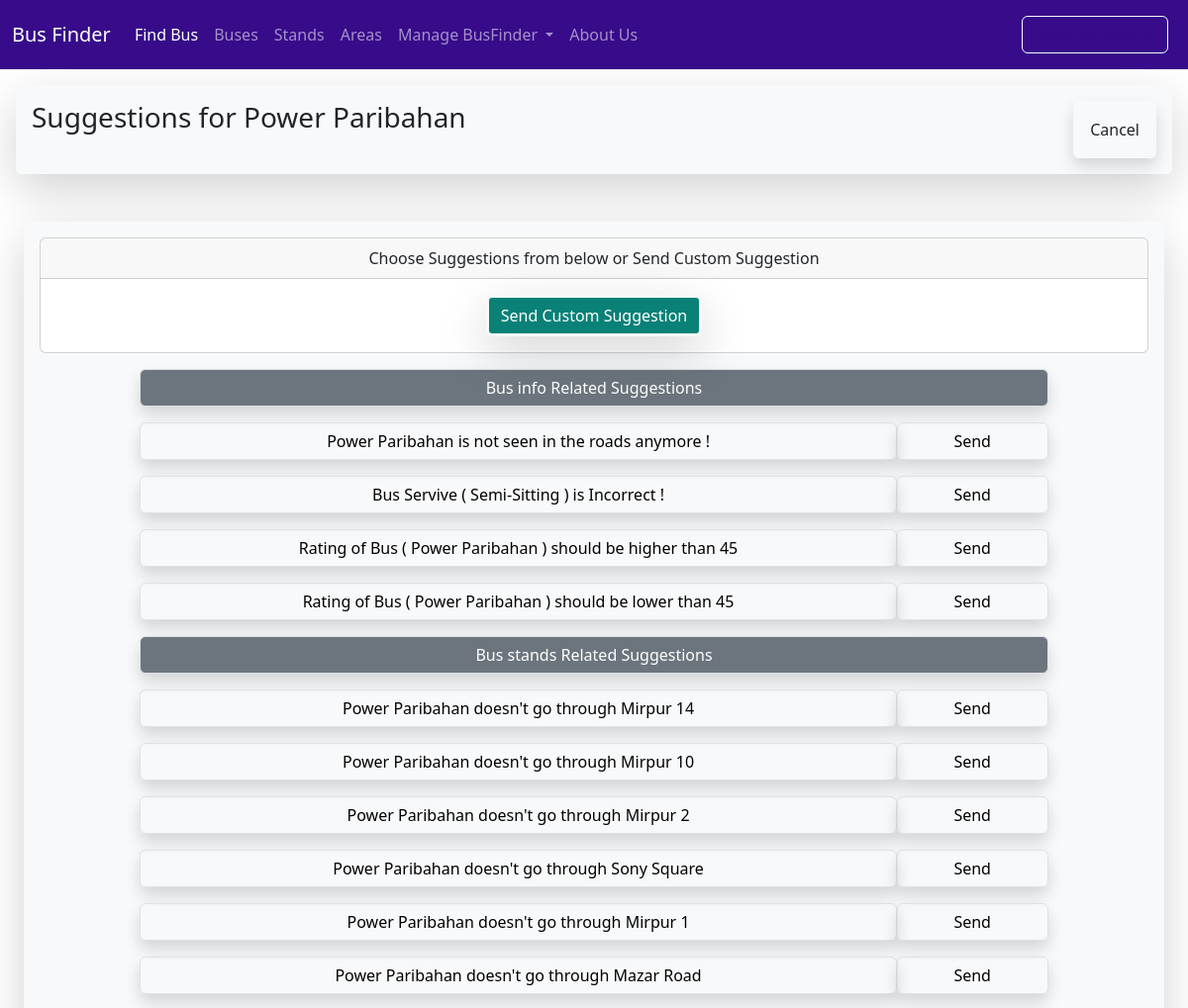
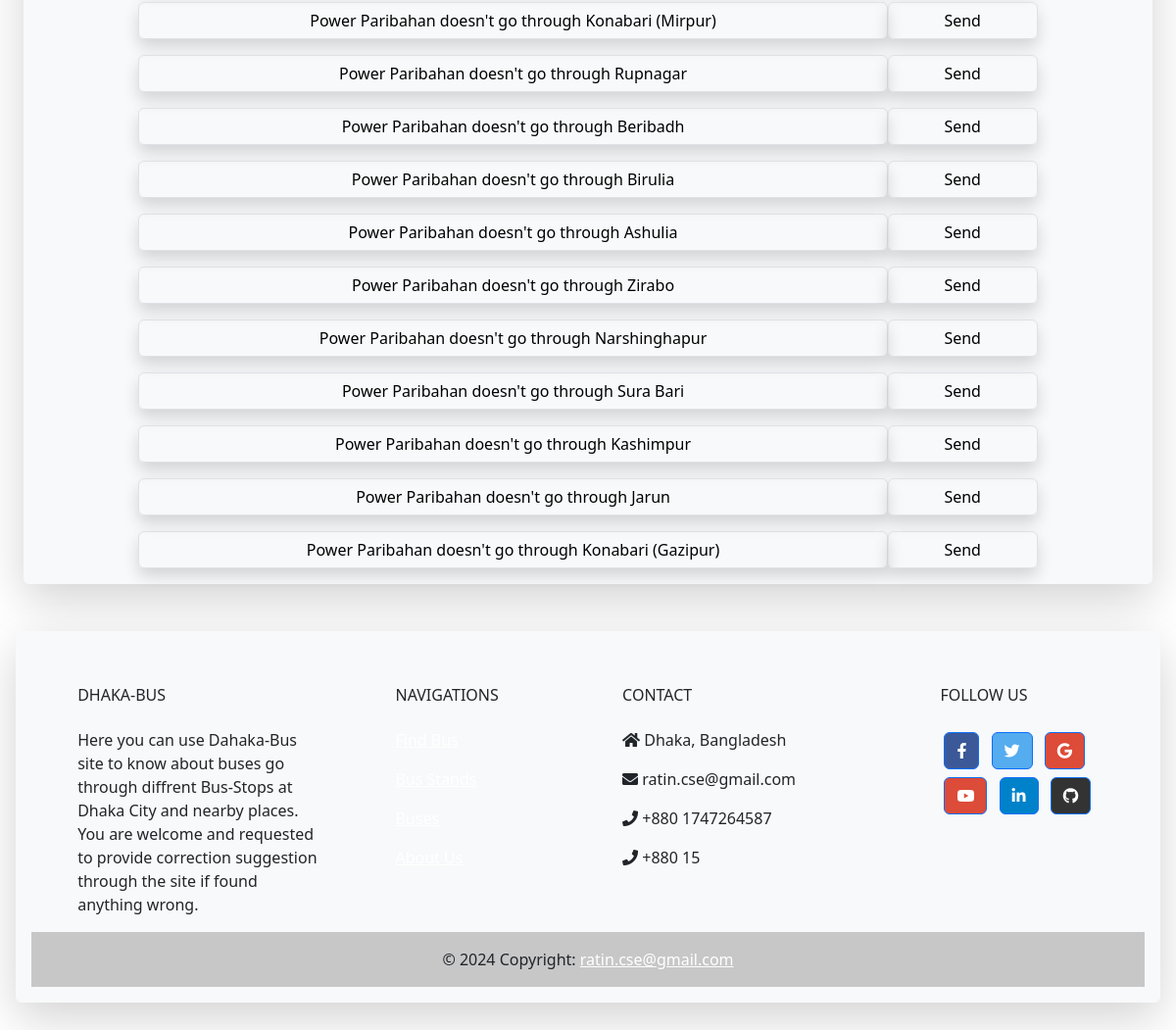
The page /suggest-bus/120/ on the database its author committed (2 pictures, top to bottom).
### Buses/models.py (models this page shows, shortened)
class Bus(models.Model):
    b_no=models.PositiveIntegerField(unique=True)
    b_name=models.CharField(max_length=100)
    stands=models.ManyToManyField(Stand,through="OrderingModel")
    rating=models.PositiveIntegerField(default=50)
    isActive=models.BooleanField(default=True)
    service=models.CharField(max_length=100,default="Semi-Sitting")
    class Meta:
        ordering=['-rating']

### Stands/models.py (models this page shows, shortened)
class Stand(models.Model):
    s_no=models.PositiveIntegerField(unique=True)
    s_name=models.CharField(max_length=100)
    lati = models.FloatField(blank=True,null=True)
    longi = models.FloatField(blank=True,null=True)
    area=models.ManyToManyField(Area)
    class Meta:
        ordering=['s_name']

### FindBus/views.py (the view)
# urls.py: path('suggest-bus/<int:bus_id>/', views.suggestBus, name='suggest_bus'),
def suggestBus(request,bus_id):
    bus=get_object_or_404(Bus,id=bus_id)
    if bus:
        bus_ordering=bus.orderingmodel_set.order_by('order')
        stands=[]
        for b in bus_ordering:
            stands.append(b.stand)
        context = {'bus': bus, 'stands': stands}
        return render(request, 'suggest_bus.html', context)
    else:
        context={'error':f"Bus is not Found !"}
    return render(request, 'error.html', context)

### FindBus/templates/suggest_bus.html
{% extends "base.html" %}
{% block page_header %}
  <h3>Suggestions for {{ bus.b_name }}</h3>
  <a class="btn bg-parent p-3 shadow border border-light text-nowrap" href="{% url 'bus' bus.id  %}" >Cancel</a>
{% endblock page_header %}
{% block content %}
  <div class="card text-center">
    <div class="card-header">Choose Suggestions from below or Send Custom Suggestion</div>
    <div class="card-body">
      <a style="background-color: rgb(9, 129, 119);"href="{% url 'suggest_custom' %}" class="btn border border-3 text-white border-light shadow-lg">Send Custom Suggestion</a>
    </div>
  </div>
  <div class="container col-12 col-sm-10 col-md-10 col-lg-10 text-center">
    <div class="row gx-2">
        <button class="col gy-3 col-12 btn btn-secondary shadow border text-white text-center">Bus info Related Suggestions</button>
    </div>
    <div class="row gx-2">
        <button class="col gy-3 col-10 col-sm-10 btn shadow border text-black text-center">{{ bus.b_name }} is not seen in the roads anymore !</button>
        <a href="{% url 'feedback_success' bus.b_name|add:" is not seen in the roads anymore !" bus.b_name %}" class="col gy-3 col-2 col-sm-2 btn shadow border text-black d-flex justify-content-center align-items-center">Send</a>
    </div>
    <div class="row gx-2">
        <button class="col gy-3 col-10 col-sm-10 btn shadow border text-black text-center">Bus Servive ( {{ bus.service }} ) is Incorrect !</button>
        <a href="{% url 'feedback_success' "Bus Servive ( "|add:bus.service|add:" ) is Incorrect !" bus.b_name %}" class="col gy-3 col-2 col-sm-2 btn shadow border text-black d-flex justify-content-center align-items-center">Send</a>
    </div>
    <div class="row gx-2">
      <button class="col gy-3 col-10 col-sm-10 btn shadow border text-black text-center">Rating of Bus ( {{ bus.b_name }} ) should be higher than {{ bus.rating }}</button>
      {% with rating=bus.rating|stringformat:"d" %}
      <a href="{% url 'feedback_success' 'Rating of Bus ('|add:bus.b_name|add:') should be higher than '|add:rating bus.b_name %}" class="col gy-3 col-2 col-sm-2 btn shadow border text-black d-flex justify-content-center align-items-center">Send</a>
      {% endwith %}
    </div>
    <div class="row gx-2">
      <button class="col gy-3 col-10 col-sm-10 btn shadow border text-black text-center">Rating of Bus ( {{ bus.b_name }} ) should be lower than {{ bus.rating }}</button>
      {% with rating=bus.rating|stringformat:"d" %}
      <a href="{% url 'feedback_success' 'Rating of Bus ('|add:bus.b_name|add:') should be lower than '|add:rating bus.b_name %}" class="col gy-3 col-2 col-sm-2 btn shadow border text-black d-flex justify-content-center align-items-center">Send</a>
      {% endwith %}
    </div>
    <div class="row gx-2">
      <button class="col gy-3 col-12 btn btn-secondary shadow border text-white text-center">Bus stands Related Suggestions</button>
    </div>
    {% for stand in stands %}
      <div class="row gx-2">
        <button class="col gy-3 col-10 col-sm-10 btn shadow border text-black text-center">{{ bus.b_name }} doesn't go through {{stand.s_name }}</button>
        <a href="{% url 'feedback_success' bus.b_name|add:"  doesn't go through "|add:stand.s_name bus.b_name %}" class="col gy-3 col-2 col-sm-2 btn shadow border text-black d-flex justify-content-center align-items-center">Send</a>
      </div>
    {% endfor %}
  </div>
{% endblock content %}

### rows shown on the page
Bus: b_name "Power Paribahan", service "Semi-Sitting", rating "45"
Stand: s_name "Mirpur 14"
Stand: s_name "Mirpur 10"
Stand: s_name "Mirpur 2"
Stand: s_name "Sony Square"
Stand: s_name "Mirpur 1"
Stand: s_name "Mazar Road"
Stand: s_name "Konabari (Mirpur)"
Stand: s_name "Rupnagar"
Stand: s_name "Beribadh"
Stand: s_name "Birulia"
Stand: s_name "Ashulia"
Stand: s_name "Zirabo"
Stand: s_name "Narshinghapur"
Stand: s_name "Sura Bari"
Stand: s_name "Kashimpur"
Stand: s_name "Jarun"
Stand: s_name "Konabari (Gazipur)"
